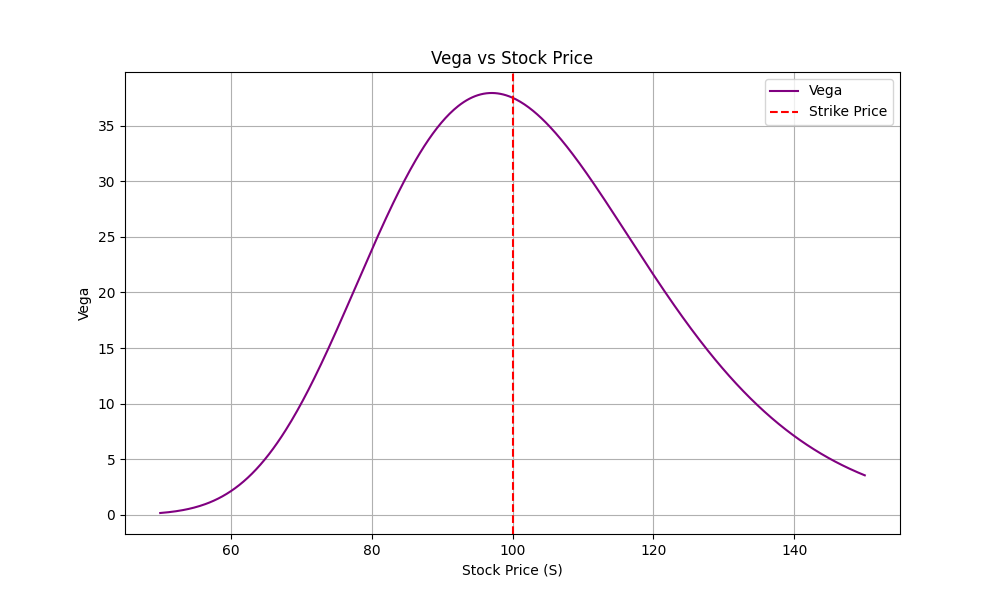

This chart was generated by the following Python code:
import numpy as np
import matplotlib.pyplot as plt
from scipy.stats import norm

def vega_bs(S, K, T, r, sigma):
    d1 = (np.log(S / K) + (r + 0.5 * sigma**2)*T) / (sigma * np.sqrt(T))
    return S * norm.pdf(d1) * np.sqrt(T)

# Parameters
K = 100       # Strike Price
T = 1         # Time to Maturity
r = 0.05      # Risk-Free Rate
sigma = 0.2   # Volatility

S_range = np.linspace(50, 150, 500)
vega_values = vega_bs(S_range, K, T, r, sigma)

plt.figure(figsize=(10, 6))
plt.plot(S_range, vega_values, label='Vega', color='purple')
plt.axvline(K, color='red', linestyle='--', label='Strike Price')
plt.title('Vega vs Stock Price')
plt.xlabel('Stock Price (S)')
plt.ylabel('Vega')
plt.grid(True)
plt.legend()
plt.show()
